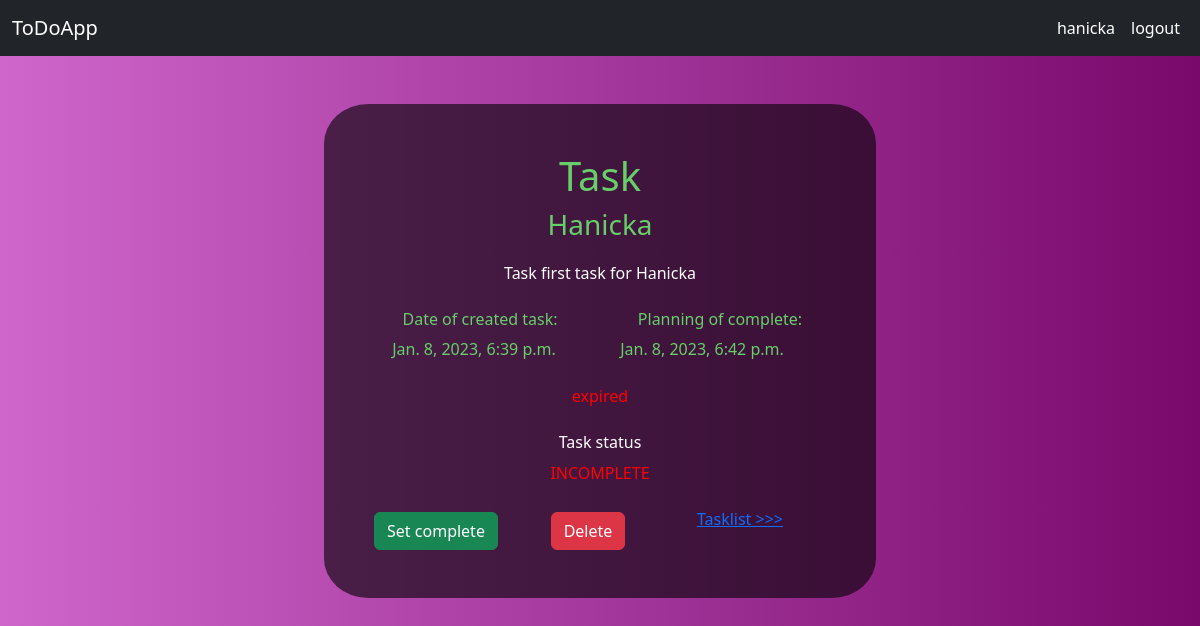
The app's page /task/13 (signed in) with its own data.
### main/models.py (models this page shows, shortened)
class Task(models.Model):
    user = models.ForeignKey(User, on_delete=models.CASCADE, null=True, blank=True)
    title = models.CharField(max_length=50)
    desc = models.CharField(max_length=500)
    complete = models.BooleanField(default=False)
    created = models.DateTimeField(auto_now_add=True)
    time_complete = models.DateTimeField(auto_now_add=False, auto_now=False, blank=True, null=True)
    due = models.DateTimeField(auto_now_add=False, auto_now=False, blank=True, null=True)

### main/views.py (the view)
# urls.py: path('task/<int:id>', views.task, name='task'),
@login_required(login_url='/login')
def task(request, id):
    try:
        task = Task.objects.get(id=id)
        current_time = datetime.datetime.now().astimezone(timezone.utc)
        task.duration = task.due - current_time
        return render(request, 'task.html', {"task":task, "duration":task.duration})
    except Task.DoesNotExist:
        messages.error(request, 'Task with id "{}" does not exist'.format(id))
        return redirect('index')

### main/templates/task.html (shortened to what this page needs)
{% extends 'base.html'%}
    {% block content%}
    <div class="w-50 py-5 px-5 create-task">
        <h1 class="color-text">Task </h1>
    <h3 class="color-text pb-3">{{task.title}}</h3>
    <p class="description-text pb-3">{{task.desc}}</p>
    <div class="row">
        <div class="col-6 color-text"><p> Date of created task:</p></div>
        <div class="col-6  color-text"><p> Planning of complete:</p></div>
    <div class="row pb-3">
        <div class="col-6  color-text"><p>{{task.created}}</p></div>
        <div class="col-6  color-text"><p> {{task.due}}</p></div>
</div>
{% if task.duration.total_seconds > 0 %}
    <p class="description-text pb-3">Duration: {{ task.duration }}</p>
    {% else %}
    <p class="color-text-red pb-3">expired</p>
    {%endif%}
<p class="description-text">Task status</p>
    {% if task.complete == 1 %}
    <p class="color-text pb-3" >COMPLETE</p>
    {% else %}
    <p class="color-text-red pb-3" >INCOMPLETE</p>
    {% endif %}
    <div class="row">
<div class="col-4">
    {% if task.complete == 1 %}
    <form method="POST" action="{% url 'update-complete-task' task.id %}">
      {% csrf_token %}
      <input type="submit" value="Set uncomplete" class="btn btn-warning">
    {% else %}
    <form method="POST" action="{% url 'update-complete-task' task.id %}">
      <input type="submit" value="Set complete" class="btn btn-success">
    </form>
    {% endif %}
</div>
<div class="col-4">
    <a class="btn btn-danger" href="{% url 'delete_task' task.id %}">Delete</a>
</div>
<div class="col-4">
    <a href="/"> Tasklist >>> </a>
</div>
    </div>
</div>
</div>
</center>
    {% endblock content %}

### main/templates/navbar.html (shortened to what this page needs)
<nav class="navbar navbar-expand navbar-dark bg-dark" aria-label="Second navbar example">
    <div class="container-fluid">
      <a class="navbar-brand" href="#">ToDoApp</a>
      <div class="collapse navbar-collapse" id="navbarsExample02">
        <ul class="navbar-nav ms-auto">
          <li class="nav-item">
            {% if request.user.is_authenticated%}
            <a class="nav-link active" aria-current="page" href="/">{{request.user}}</a>
            {%else%}
            <a class="nav-link active" aria-current="page" href="/login">Login</a>
            {% endif %}
          </li>
          {% if request.user.is_authenticated%}
          <li class="nav-item">
            <a class="nav-link active" aria-current="page" href="/logout">logout</a>
          </li>
          {% else %}
          <li class="nav-item">
            <a class="nav-link active" aria-current="page" href="/register">Register</a>
          </li>
          {% endif %}
        </ul>
      </div>
    </div>
  </nav>

### main/static/css/style.css (style rules this page uses)
h1 { color: #66cf69; }
.color-text { color: #66cf69; }
.create-task { background-color: rgba(0, 0, 0, 0.6); border-radius: 8%; line-height: 90%; }
.description-text { color: white; }
.color-text-red { color: red; }

### records on screen
Task: title "Hanicka", desc "Task first task for Hanicka", created "Jan. 8, 2023, 6:39 p.m.", due "Jan. 8, 2023, 6:42 p.m."

### other values on screen
{{ request.user }} "hanicka"
